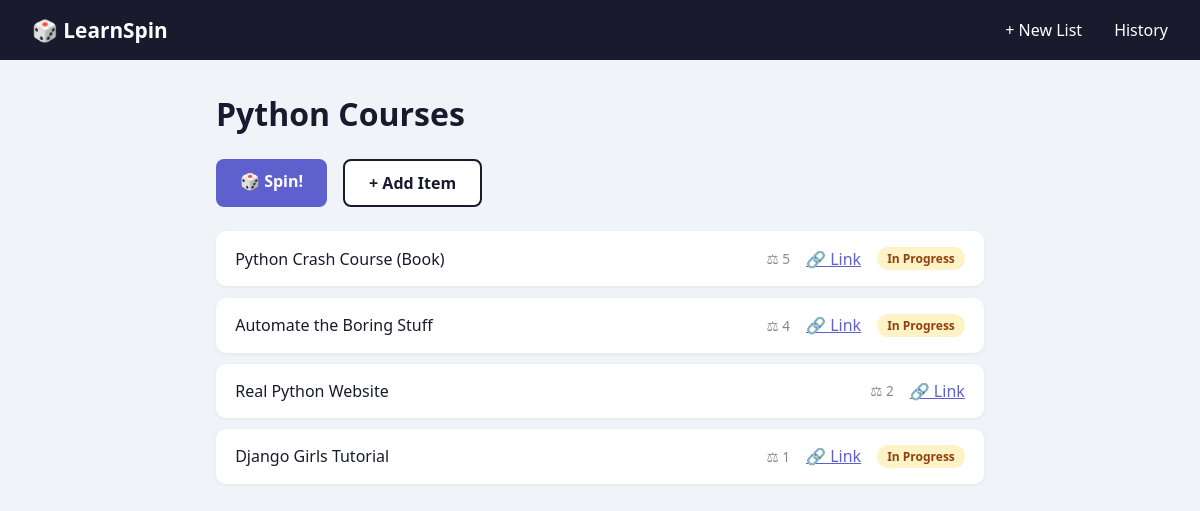
/list/3/, run on an earlier commit of the app's database.
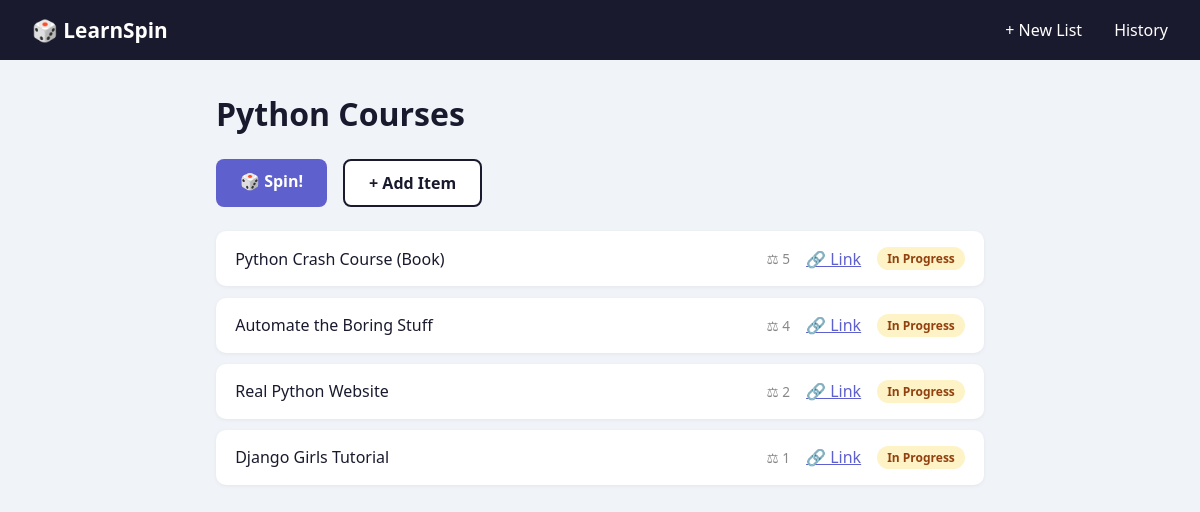
And on a later commit of the database.
### spinner/models.py (models this page shows, shortened)
class LearningItem(models.Model):
        learning_list = models.ForeignKey(LearningList,on_delete=models.CASCADE)
        title = models.CharField(max_length=200)
        url = models.URLField(blank=True)
        weight = models.IntegerField(default=3)
        is_active = models.BooleanField(default=False)
        is_done = models.BooleanField(default=False)

### spinner/views.py (the view)
# urls.py: path('list/<int:list_id>/', views.list_detail, name='list_detail'),
def list_detail(request, list_id):
    learning_list = get_object_or_404(LearningList, id=list_id)
    items = LearningItem.objects.filter(learning_list=learning_list, is_done=False)
    return render(request, 'spinner/list_detail.html', {
        'learning_list': learning_list,
        'items': items,
    })

### spinner/templates/spinner/list_detail.html
{% extends 'spinner/base.html' %}
{% block content %}
<h1>{{ learning_list.name }}</h1>
<div class="actions">
    <a href="{% url 'spin' learning_list.id %}" class="btn-spin">🎲 Spin!</a>
    <a href="{% url 'add_item' learning_list.id %}" class="btn">+ Add Item</a>
</div>
<ul class="item-list">
{% for item in items %}
    <li>
        <span class="item-title">{{ item.title }}</span>
        <span class="weight">⚖ {{ item.weight }}</span>
        {% if item.url %}<a href="{{ item.url }}" target="_blank">🔗 Link</a>{% endif %}
        {% if item.is_active %}<span class="badge">In Progress</span>{% endif %}
    </li>
{% empty %}
    <li>No items yet. <a href="{% url 'add_item' learning_list.id %}">Add one!</a></li>
{% endfor %}
</ul>
{% endblock %}

What changed in the data, as far as the page shows it:
changed LearningItem "Real Python Website": now shows "In Progress"
